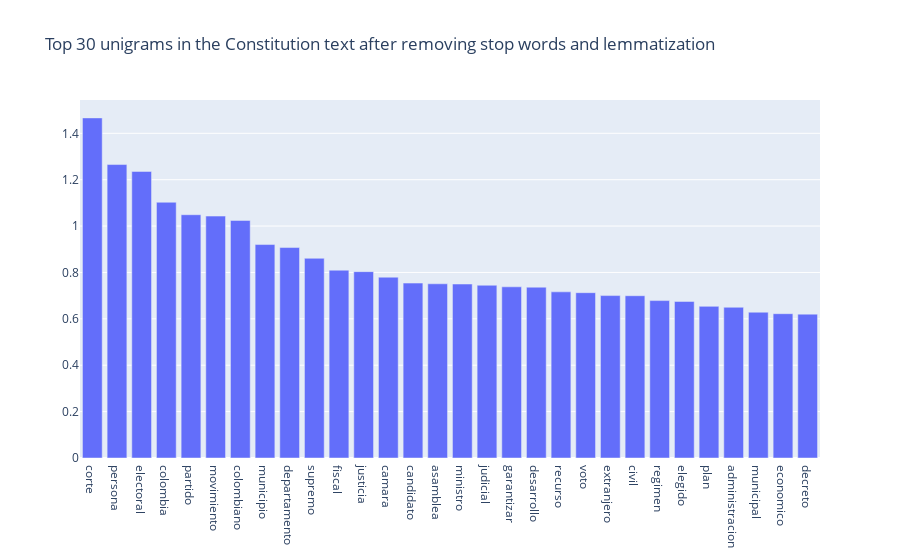

Here is the notebook cell this chart was saved with:
### Markdown cell above
#### Unigrams

### Code cell
import plotly.graph_objects as go
import plotly.express as px

def get_top_n_words(corpus, n=None):
    # vec = CountVectorizer(stop_words=STOP_WORDS).fit(corpus)
    bag_of_words = tfidf.transform(corpus)
    sum_words = bag_of_words.sum(axis=0) 
    words_freq = [(word, sum_words[0, idx]) for word, idx in tfidf.vocabulary_.items()]
    words_freq =sorted(words_freq, key = lambda x: x[1], reverse=True)
    return words_freq[:n]
common_words = get_top_n_words(df_grouped['lemmatized'], 30)
df2 = pd.DataFrame(common_words, columns = ['unigram' , 'count'])

fig = go.Figure([go.Bar(x=df2['unigram'], y=df2['count'])])
fig.update_layout(title=go.layout.Title(text="Top 30 unigrams in the Constitution text after removing stop words and lemmatization"))
fig.show()

### Figure 1 — Plotly figure (JSON) as saved in the notebook; plotly's stock layout.template omitted (floating-point values rounded to 4 significant figures)
{"data": [{"type": "bar", "x": ["corte", "persona", "electoral", "colombia", "partido", "movimiento", "colombiano", "municipio", "departamento", "supremo", "fiscal", "justicia", "camara", "candidato", "asamblea", "ministro", "judicial", "garantizar", "desarrollo", "recurso", "voto", "extranjero", "civil", "regimen", "elegido", "plan", "administracion", "municipal", "economico", "decreto"], "y": [1.466, 1.265, 1.236, 1.103, 1.049, 1.043, 1.024, 0.9204, 0.9074, 0.8611, 0.8098, 0.8035, 0.7796, 0.7542, 0.7511, 0.7502, 0.7448, 0.7381, 0.7365, 0.7164, 0.7128, 0.7003, 0.6997, 0.6787, 0.675, 0.6538, 0.6498, 0.6286, 0.6222, 0.6203]}], "layout": {"title": {"text": "Top 30 unigrams in the Constitution text after removing stop words and lemmatization"}}}
